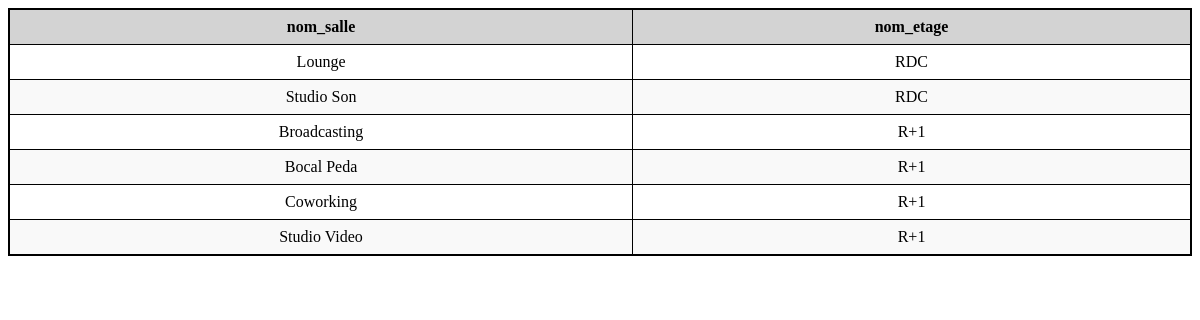
/jour10/job13/index.php, run on the app's committed database.
### tables this page shows
CREATE TABLE `salles` (
  `id` int NOT NULL,
  `nom` varchar(255) NOT NULL,
  `id_etage` int NOT NULL,
  `capacite` int NOT NULL
);

CREATE TABLE `etages` (
  `id` int NOT NULL,
  `nom` varchar(255) NOT NULL,
  `numero` int NOT NULL,
  `superficie` int NOT NULL
);

### jour10/job13/index.php (the view, shortened to what this page needs)
<?php
    $mysqli = new mysqli("localhost", "root", "", "jour09");
    $query ="SELECT salles.nom AS nom_salle, etages.nom AS nom_etage
        FROM salles
        JOIN etages ON salles.id_etage = etages.id";
    $result = $mysqli->query($query);
    $firstRow = $result->fetch_assoc();
    $columns = array_keys($firstRow);
?>
<!DOCTYPE html>
<html lang="fr">
<head>
    <link rel="stylesheet" href="index.css" />
</head>
<body>
    <table>
        <thead>
            <tr>
                <?php foreach ($columns as $col): ?>
                    <th><?= $col ?></th>
                <?php endforeach; ?>
            </tr>
        </thead>
        <tbody>
            <tr>
                <?php foreach ($firstRow as $val): ?>
                    <td><?= $val ?></td>
                <?php endforeach; ?>
            </tr>
            <?php while ($row = $result->fetch_assoc()): ?>
                <tr>
                    <?php foreach ($row as $val): ?>
                        <td><?= $val ?></td>
                    <?php endforeach; ?>
                </tr>
            <?php endwhile; ?>
        </tbody>
    </table>
</body>
</html>

### jour10/job13/index.css (style rules this page uses)
table { border: solid 2px black; border-collapse: collapse; width: 100%; }
th { background-color: lightgray; }
th, td { border: 1px solid black; text-align: center; padding: 8px; }
tbody tr:nth-child(even) { background-color: #f9f9f9; }

### data on the page
salles: nom "Lounge"
etages: nom "RDC"
salles: nom "Studio Son", id_etage.nom "RDC"
salles: nom "Broadcasting", id_etage.nom "R+1"
salles: nom "Bocal Peda", id_etage.nom "R+1"
salles: nom "Coworking", id_etage.nom "R+1"
salles: nom "Studio Video", id_etage.nom "R+1"

### other printed values
$col "nom_salle"
$col "nom_etage"
